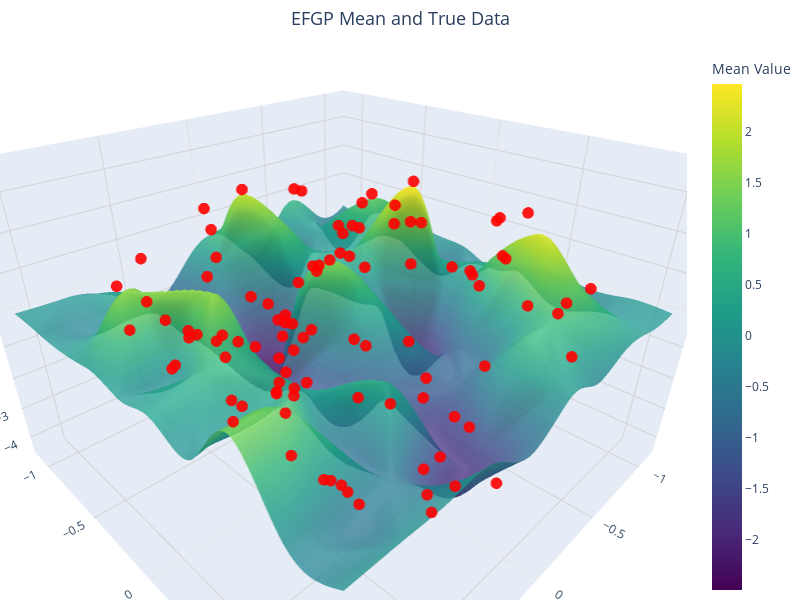

The notebook cell this image was saved under:
### Code cell
beta, xis, ytrg, ws, toeplitz = efgp_nd(
    x=x,
    y=y,
    sigmasq=sigmasq,
    kernel=kernel,
    eps=EPSILON,
    x_new=x_new,

    opts={'cg_tolerance': cg_tol, 'estimate_variance': True,
    'variance_method':'regular','early_stopping': True}
)
if d == 2:

    import plotly.graph_objects as go
    import numpy as np
    from scipy.interpolate import griddata

    # --- Prepare Data for Plotting ---
    # Extract x1, x2 coordinates and mean values from tensors
    x1 = x_new[:, 0].cpu().numpy()
    x2 = x_new[:, 1].cpu().numpy()
    mean_values = ytrg['mean'].cpu().numpy()

    # Create a grid for the surface plot
    x1_grid = np.linspace(x1.min(), x1.max(), 100)
    x2_grid = np.linspace(x2.min(), x2.max(), 100)
    X1, X2 = np.meshgrid(x1_grid, x2_grid)

    # Interpolate mean values onto the grid for smooth surface visualization
    mean_surface = griddata(
        points=(x1, x2), 
        values=mean_values, 
        xi=(X1, X2), 
        method='cubic'
    )

    # --- Create Interactive 3D Plot ---
    fig = go.Figure()

    # Add the mean surface with transparency
    fig.add_trace(go.Surface(
        z=mean_surface,
        x=X1,
        y=X2,
        colorscale='Viridis',
        opacity=0.8,  # Adjust transparency for better visualization
        name='EFGP Mean',
        colorbar=dict(
            title=dict(
                text="Mean Value",
                font=dict(size=14)
            ),
            tickfont=dict(size=12)
        )
    ))

    # Add scatter points for the true data
    fig.add_trace(go.Scatter3d(
        x=x[:, 0].cpu().numpy(),
        y=x[:, 1].cpu().numpy(),
        z=y.cpu().numpy(),
        mode='markers',
        marker=dict(
            size=4,  # Smaller scatter points
            color='red',
            opacity=0.9,  # Slight transparency for markers
            symbol='circle'
        ),
        name='True Data'
    ))

    # --- Update Layout for Better Visualization ---
    fig.update_layout(
        scene=dict(
            aspectmode='manual',
            aspectratio=dict(x=1.5, y=1.5, z=1), # Make x and y dimensions wider relative to z
            xaxis=dict(
                title=dict(
                    text='x₁',
                    font=dict(size=16)
                ),
                tickfont=dict(size=12),
                showgrid=True,
                gridcolor='lightgray'
            ),
            yaxis=dict(
                title=dict(
                    text='x₂',
                    font=dict(size=16)
                ),
                tickfont=dict(size=12),
                showgrid=True,
                gridcolor='lightgray'
            ),
            zaxis=dict(
                title=dict(
                    text='Mean/True Data',
                    font=dict(size=16)
                ),
                tickfont=dict(size=12),
                showgrid=True,
                gridcolor='lightgray'
            ),
            camera=dict(
                eye=dict(x=1.25, y=1.25, z=1)  # Adjust camera angle for better view
            )
        ),
        title=dict(
            text='EFGP Mean and True Data',
            font=dict(size=18),
            x=0.5,  # Center the title
            xanchor='center'
        ),
        legend=dict(
            x=0.8,
            y=0.9,
            font=dict(size=12),
            bgcolor='rgba(255, 255, 255, 0.8)',  # Add a semi-transparent background
            bordercolor='black',
            borderwidth=1
        ),
        margin=dict(l=0, r=0, t=50, b=0),  # Reduce margins for a cleaner look
        width=800,  # Increase figure width
        height=600   # Increase figure height
    )

    # Display the plot
    fig.show()

### Figure 1 — Plotly figure (JSON) as saved in the notebook; plotly's stock layout.template omitted (floating-point values rounded to 4 significant figures; data arrays with more than 128 entries replaced by an {"elided": "..."} marker saying what was removed)
{"data": [{"colorbar": {"tickfont": {"size": 12}, "title": {"font": {"size": 14}, "text": "Mean Value"}}, "colorscale": [[0, "#440154"], [0.1111, "#482878"], [0.2222, "#3e4989"], [0.3333, "#31688e"], [0.4444, "#26828e"], [0.5556, "#1f9e89"], [0.6667, "#35b779"], [0.7778, "#6ece58"], [0.8889, "#b5de2b"], [1, "#fde725"]], "name": "EFGP Mean", "opacity": 0.8, "type": "surface", "x": {"elided": "100x100 float values"}, "y": {"elided": "100x100 float values"}, "z": {"elided": "100x100 float values"}}, {"marker": {"color": "red", "opacity": 0.9, "size": 4, "symbol": "circle"}, "mode": "markers", "name": "True Data", "type": "scatter3d", "x": [-0.5964, -0.4787, 0.8448, -0.6297, 0.09418, 0.5188, -0.6099, 0.1699, -0.9437, -0.3244, 0.6334, 0.2808, 0.04583, 0.4546, 0.356, 0.9522, -0.8475, 0.07503, 0.07165, -0.9689, -0.6297, 0.1952, 0.239, -0.1198, 0.5846, -0.715, 0.3297, 0.2807, 0.3301, -0.1695, 0.995, -0.005422, -0.5453, 0.5471, -0.4247, -0.2171, 0.1722, 0.3795, 0.3496, 0.2658, -0.0005748, -0.2302, -0.8302, 0.2789, 0.9736, 0.4542, 0.509, 0.3987, -0.9037, -0.3711, -0.5061, -0.3112, -0.3023, 0.8106, 0.6734, 0.07787, 0.3942, 0.3348, 0.1716, 0.4213, -0.02172, 0.6437, -0.7817, -0.3232, -0.3868, -0.8875, -0.2582, -0.637, 0.2511, 0.3085, -0.7977, -0.4455, -0.8158, 0.2044, -0.722, 0.08456, -0.8707, 0.3979, 0.7513, 0.7068, 0.06244, 0.2221, -0.5509, 0.2819, 0.3559, 0.2309, -0.5745, -0.259, 0.1011, 0.584, 0.894, 0.3615, -0.8627, -0.9985, 0.5638, -0.9499, 0.642, -0.818, 0.0658, -0.4164], "y": [-0.6032, 0.8515, 0.7539, -0.1296, -0.8817, -0.8991, 0.8871, -0.2286, -0.513, 0.9843, -0.05686, 0.7335, 0.7754, 0.1655, 0.2718, 0.06873, -0.4318, 0.6667, -0.4542, -0.8283, -0.06408, -0.2597, -0.2138, -0.8939, -0.1475, 0.09051, -0.06499, -0.4758, 0.3157, -0.2692, 0.7796, -0.2371, 0.3309, 0.191, 0.06072, 0.6555, 0.819, 0.497, 0.8097, 0.7796, 0.0349, 0.5183, -0.8615, -0.3357, 0.688, 0.5311, -0.9323, 0.6448, 0.4547, -0.2155, -0.4397, 0.2748, -0.493, 0.283, 0.7508, -0.357, -0.9456, 0.009562, -0.8694, 0.4758, -0.4914, -0.3194, -0.5529, -0.5357, 0.2099, 0.237, -0.6259, -0.9983, 0.006684, -0.9047, -0.6437, -0.8368, 0.342, -0.06062, -0.1918, 0.9539, 0.1031, -0.4265, -0.3073, 0.06051, -0.638, -0.704, -0.07115, -0.1871, -0.5566, 0.2574, 0.5617, 0.9235, -0.09622, -0.1831, -0.395, 0.0466, 0.2355, 0.08995, -0.3861, -0.9991, -0.8989, 0.3203, -0.3004, -0.9415], "z": [0.3674, 1.064, 0.04676, 2.558, 0.25, 0.8949, 1.247, -0.3712, 0.9449, 0.3066, -1.719, -1.708, -1.144, 0.3858, -3.4, 0.9036, 0.5728, -2.266, -3.443, -0.3287, 1.459, -1.479, -2.034, 2.012, 2.941, 0.2276, -2.365, -1.266, -3.487, 0.7569, 1.168, -0.9938, 0.7125, 1.402, -1.645, -0.4843, -2.28, 1.095, -1.919, -2.868, 1.658, -2.416, -1.105, -1.106, 3.629, 0.1088, -0.4875, 0.1165, -0.6699, 0.2836, 1.002, -2.055, -0.01898, 0.1977, -1.193, -2.48, -2.91, -1.597, -0.2128, 1.296, -1.807, 0.2287, 1.477, -0.3193, -3.102, 1.661, 2.19, 1.192, -1.431, -2.048, 1.046, -1.483, 0.7339, -0.3679, -0.1797, -2.026, -0.1501, -1.366, 0.7685, -0.5649, -0.6274, -1.7, 1.589, -2.212, -1.26, -4.289, 2.685, 1.396, 1.347, 3.356, 1.727, -1.202, 1.605, -0.9026, -0.2063, -0.4708, -1.035, 0.7806, -0.7891, -2.859]}], "layout": {"height": 600, "legend": {"bgcolor": "rgba(255, 255, 255, 0.8)", "bordercolor": "black", "borderwidth": 1, "font": {"size": 12}, "x": 0.8, "y": 0.9}, "margin": {"b": 0, "l": 0, "r": 0, "t": 50}, "scene": {"aspectmode": "manual", "aspectratio": {"x": 1.5, "y": 1.5, "z": 1}, "camera": {"eye": {"x": 1.25, "y": 1.25, "z": 1}}, "xaxis": {"gridcolor": "lightgray", "showgrid": true, "tickfont": {"size": 12}, "title": {"font": {"size": 16}, "text": "x₁"}}, "yaxis": {"gridcolor": "lightgray", "showgrid": true, "tickfont": {"size": 12}, "title": {"font": {"size": 16}, "text": "x₂"}}, "zaxis": {"gridcolor": "lightgray", "showgrid": true, "tickfont": {"size": 12}, "title": {"font": {"size": 16}, "text": "Mean/True Data"}}}, "title": {"font": {"size": 18}, "text": "EFGP Mean and True Data", "x": 0.5, "xanchor": "center"}, "width": 800}}
